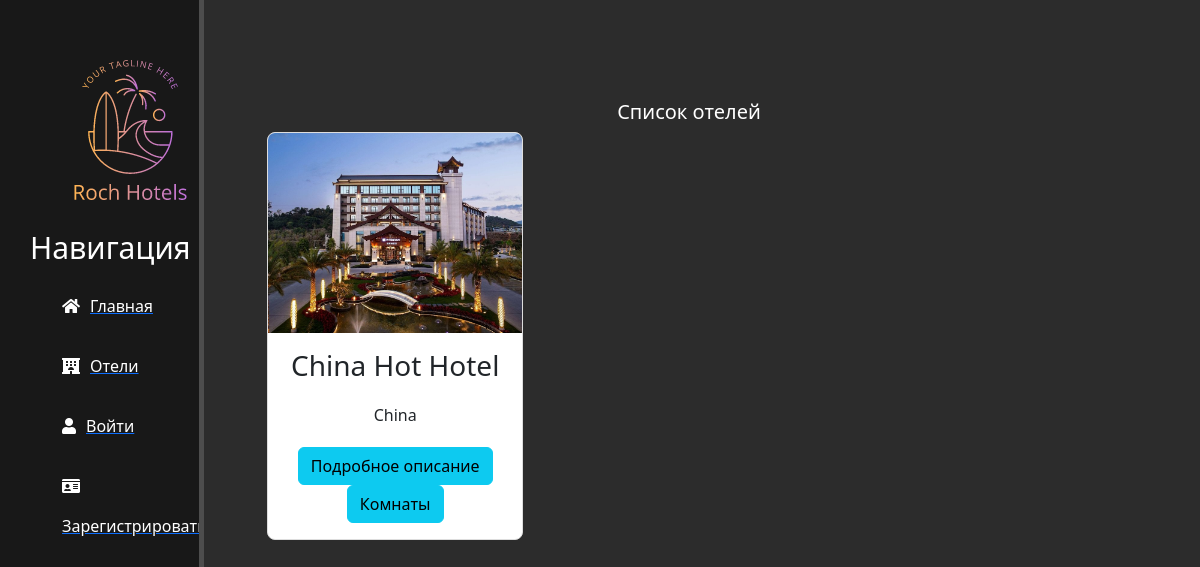
Screenshot of /hotels/ with the database file from the repository.
### main/models.py (models this page shows, shortened)
class Hotel(models.Model):
    name = models.CharField(max_length=50)
    location = models.CharField(max_length=250)
    description = models.TextField()
    photos = models.ImageField(upload_to='hotel_images/', blank=False, null=False)
    rating = models.DecimalField(max_digits=3, decimal_places=2, default=0.0)
    created_at = models.DateTimeField(auto_now_add=True)
    updated_at = models.DateTimeField(auto_now=True)
    deleted_at = models.DateTimeField(null=True, blank=True)
    deleted = models.BooleanField(default=False)
    room_count = models.PositiveIntegerField(default=0)
    phone_number = models.CharField(max_length=15, blank=True, null=True)
    email = models.EmailField(blank=True, null=True)
    address = models.CharField(max_length=250, blank=True, null=True)
    admin = models.OneToOneField(User, on_delete=models.CASCADE, related_name='admin_hotel')
    objects = HotelManager()

### main/views.py (the view)
# urls.py: path('hotels/', views.hotels, name='hotels'),
def hotels(request):
    hotels = Hotel.objects.all()
    return render(request, 'main/hotels.html', {'hotels':hotels})

### main/templates/main/hotels.html (shortened to what this page needs)
{% extends 'main/layout.html' %}
{% block content %}
    <div class="features">
        <h1>Список отелей</h1>
        <div class="row">
            {% for el in hotels %}
                <div class="col-md-4 mb-4">
                    <div class="card">
                        <img src="{{ el.photos.url }}" class="card-img-top" alt="{{ el.name }}">
                        <div class="card-body">
                            <h3 class="card-title">{{ el.name }}</h3>
                            <p class="card-text">{{ el.location }}</p>
                            <a href="{% url 'hotel-detail' el.id %}" class="btn btn-info">Подробное описание</a>
                            <a href="{% url 'room-list' pk=el.id %}" class="btn btn-info">Комнаты</a>
                        </div>
                    </div>
                </div>
            {% endfor %}
        </div>
    </div>
{% endblock %}

### main/static/main/css/main.css (style rules this page uses)
body { background: #2c2c2c; }
main .features { float: left; color: white; margin-top: 100px; text-align: center; width: 75%; }
main .features h1 { font-size: 20px }
main .features p { max-width: 400px; margin: 20px auto }
.card { margin-left: 10%; border: 1px solid #ddd; border-radius: 8px; overflow: hidden; }
.card-img-top { width: 100%; height: 200px; object-fit: cover; }

### rows the page displays
Hotel: photos (picture), name "China Hot Hotel", location "China"
